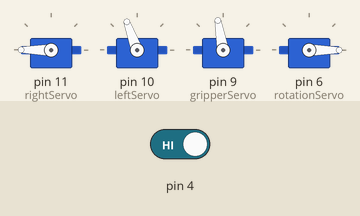
Bench run of a sketch on a simulated Arduino Uno, built with avr-gcc and run on an emulated ATmega328P. On the bench: 4 × servo. The inputs (shaded band) are chosen by the test bench; at power-on: pin 4 HIGH. What the sketch prints to the serial monitor is not drawn.

Above: at 1.2 s.
1.3 s: pin 4 driven LOW
At 3.8 s:
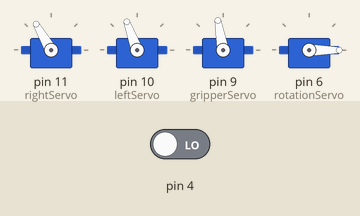
At 6.2 s:
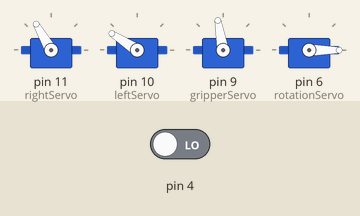
Timing chart, 0 to 25.2 s (numbered marks = the images above; inputs shaded):
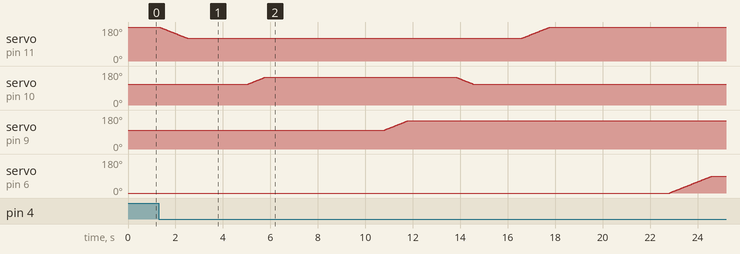

Measured:
- after the input at 1.3 s, servo on pin 10 (leftServo): rises from 110° to 147° in 0.72 s, then falls to 110° in 8.8 s; servo on pin 9 (gripperServo): moves from 100° to 150° over 0.98 s, starting after 9.5 s; servo on pin 6 (rotationServo): moves from 0° to 90° over 1.8 s, starting after 21.5 s

The sketch:

pick_and_place_manipulator_code.ino
```cpp
#include <Servo.h>

Servo rightServo, leftServo, rotationServo, gripperServo;

int posR,posL,posG,posRO;  // variable to store the servo position


void setup() {
  Serial.begin(9600);
  pinMode(4,INPUT);
  rightServo.attach(11);
  leftServo.attach(10);
  gripperServo.attach(9);
  rotationServo.attach(6);
  leftServo.write(110);
  rightServo.write(180);
  gripperServo.write(100);
  rotationServo.write(0);
}


void loop() {
  Serial.println(digitalRead(4));
  if(digitalRead(4) == LOW){
    rightDown();
    delay(2000);
    gripperServo.write(100);
    delay(500);
    leftDown();
    delay(5000);
    gripper_close();
    delay(2000);
    leftUP();
    delay(2000);
    rightUP();
    delay(5000);
    rotate_to_rightside();
    delay(3000);
    rightDown();
    delay(2000);
    leftDown();
    delay(5000);
    gripper_open();
    delay(3000);
    leftUP();
    delay(2000);
     gripper_close();
    delay(2000);
    rightUP();
    delay(5000);
    rotate_to_leftside();
    delay(3000);
  }


//  // put your main code here, to run repeatedly:
//  for (posR = 180,posL = 110; posR >= 120 && posL <= 160; posR--,posL++) { // goes from 0 degrees to 180 degrees
//    // in steps of 1 degree
//    rightServo.write(posR);
////    leftServo.write(posL);// tell servo to go to position in variable 'pos'
//    delay(20);                       // waits 15 ms for the servo to reach the position
//  }
//  delay(100);
//  for (posR = 120,posL = 160; posR <= 180 && posL >= 110; posR ++,posL--) { // goes from 180 degrees to 0 degrees
//    rightServo.write(posR);
////    leftServo.write(posL);// tell servo to go to position in variable 'pos'
//    delay(20);                       // waits 15 ms for the servo to reach the position
//  }

}

void rightDown(){
  for (posR = 180; posR >= 120; posR--) {
    rightServo.write(posR);
    delay(20);
  }
}

void leftDown(){
   for (posL = 110;posL <= 147;posL++) {
    // in steps of 1 degree
    leftServo.write(posL);
    delay(20);
  }
}

void rightUP(){
   for (posR = 120; posR <= 180; posR ++) { // goes from 180 degrees to 0 degrees
    rightServo.write(posR);
    delay(20);                       // waits 15 ms for the servo to reach the position
  }
}

void leftUP(){
  for (posL = 147; posL >= 110;posL--) { // goes from 180 degrees to 0 degrees
    leftServo.write(posL);// tell servo to go to position in variable 'pos'
    delay(20);                      // waits 15 ms for the servo to reach the position
  }
}

void gripper_close(){
  for(posG = 100; posG <= 150; posG ++){
    gripperServo.write(posG);
    delay(20);
  }
}

void gripper_open(){
  for(posG = 150; posG >= 100; posG --){
    gripperServo.write(posG);
    delay(20);
  }
}


void rotate_to_rightside() {
  for (posRO = 0; posRO <= 90; posRO += 1) {
    // in steps of 1 degree
    rotationServo.write(posRO);
    delay(20);
}
}

void rotate_to_leftside(){
  for (posRO = 90; posRO >= 0; posRO -= 1) {
    rotationServo.write(posRO);
    delay(20);
  }
}
```
